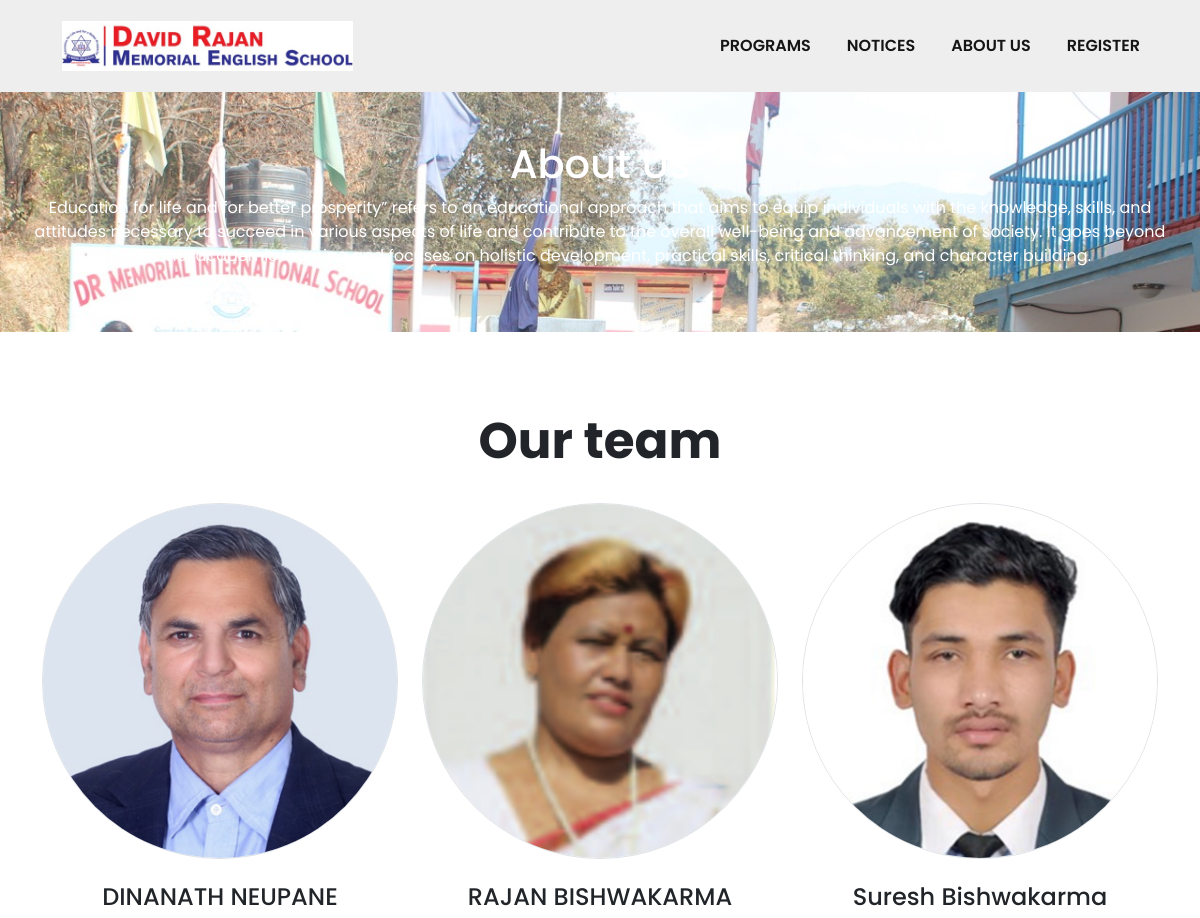
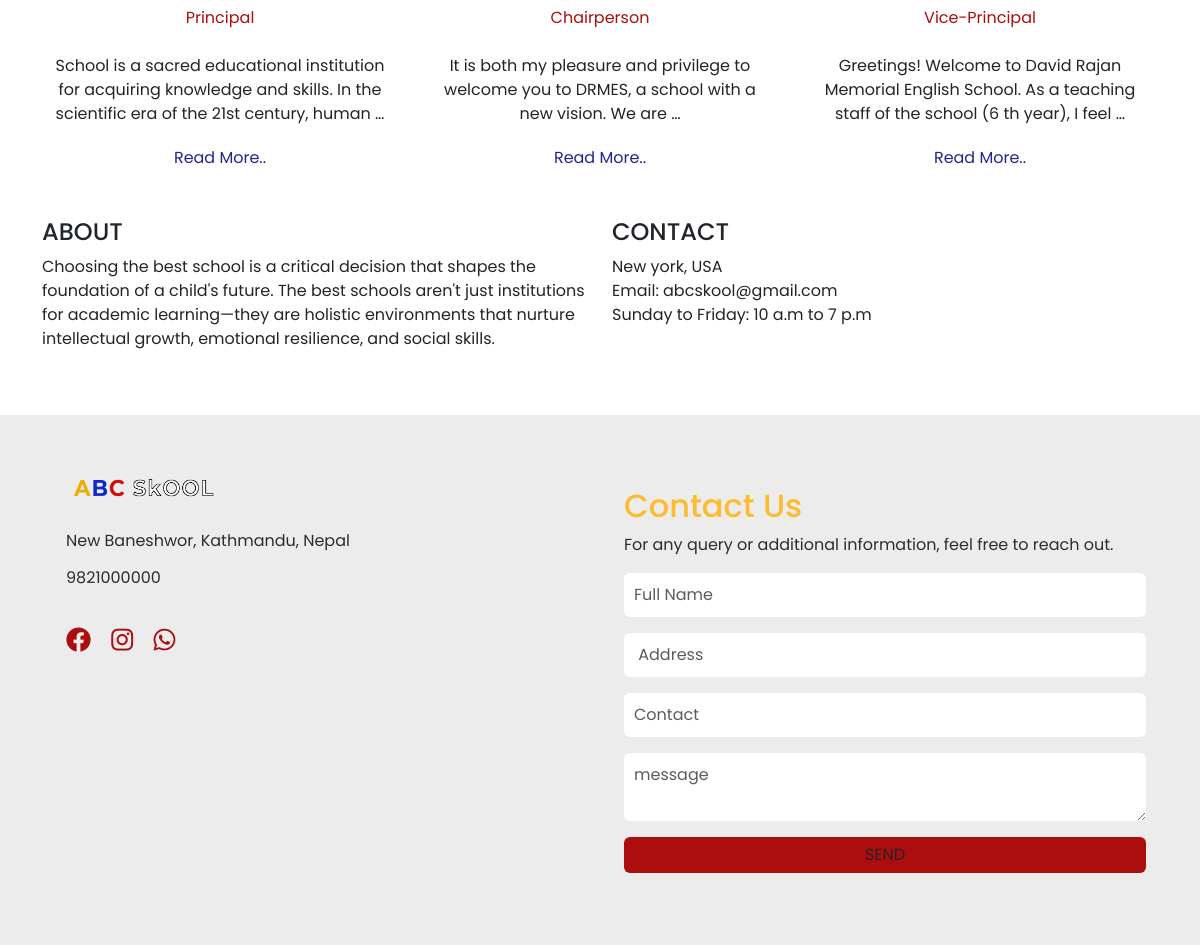
The page /about/ on the database its author committed (2 pictures, top to bottom).
### core/models.py (models this page shows, shortened)
class Academics(models.Model):
    department = models.ForeignKey(Departments, on_delete= models.CASCADE)
    name = models.CharField(blank=False, null=False, max_length=255)
    forewords = models.TextField(default="")
    image = models.ImageField(default="")

class Departments(models.Model):
    title = models.CharField(blank=True, null= True, max_length=255)
    def __str__(self):
        return self.title

### core/views.py (the view)
# urls.py: path('about/', about, name='about'), # About page
def about(request):
    team = Academics.objects.all()
    context ={
        'team': team
    }
    return render(request, 'about.html', context)

### templates/about.html (shortened to what this page needs)
{% extends 'base.html' %}
{% load static %}
{% block content %}
    <section class="about container-fluid" style="margin-top: 92px;align-items: center;">
        <div class="about-us text-center col-md-12">
            <h1>About Us</h1>
            <p>Education for life and for better prosperity” refers to an educational approach that aims to equip individuals with the knowledge, skills, and attitudes necessary to succeed in various aspects of life and contribute to the overall well-being and advancement of society. It goes beyond traditional academic learning and focuses on holistic development, practical skills, critical thinking, and character building.</p>
        </div>
    </section>
    <section id="our-team" class="mt-5">
        <div class="container">
          <div class="title text-center fs-100 fw-bold py-4">Our team</div>
            <div class="row text-center">
                {% for item in team %}
                <div class="col-md-4 teams" >
                    <div class="team-image border">
                        <img src="/media/{{item.image}}" class="team-img w-100">
                    </div>
                    <h4 class="pt-4">{{item.name}}</h4>
                    <p class="p-1 col-sec">{{item.department}}</p>
                    <p class="p-1">{{item.forewords|truncatewords:20}}</p><a href="/message/{{item.name}}" class="col-primary">Read More..</a>
                </div>
                {% endfor %}
            </div>
        </div>
        <div class="foot container mt-5 mb-5">
            <div class="row">
                <div class="col-md-6 ">
                    <h3 class="text">ABOUT</h3>
                    <p>Choosing the best school is a critical decision that shapes the foundation of a child's future. The best schools aren't just institutions for academic learning—they are holistic environments that nurture intellectual growth, emotional resilience, and social skills.</p>
                </div>
                <div class="col-md-6 ">
                    <h3 class="text">CONTACT</h3>
                    <p>New york, USA<br>
                    Email: abcskool@gmail.com<br>
                    Sunday to Friday: 10 a.m to 7 p.m<br></p>
                </div>
            </div>
        </div>
    </section>
{% endblock content %}

### static/css/styles.css (style rules this page uses)
* { margin: 0; padding: 0; box-sizing: border-box; font-family: "Poppins", serif; text-decoration: none !important; }
body { overflow-x: hidden; max-width: 100vw; }
.about { display: flex; align-items: center; justify-content: center; height: 30vh; background-image: url('/static/images/assemble.jpg'); width: 100vw; background-size: cover; }
.about-us { align-items: center; color: white; }
.col-primary { color: rgb(36, 36, 146); }
.col-sec { color: rgb(172, 13, 13); }
.text { font-size: 24px; font-weight: 500; }
.team-image { border-radius: 50%; object-fit: contain; }
.fs-100 { font-size: 50px; }
.team-img { border-radius: 50%; }

### rows shown on the page
Academics: image (picture), name "DINANATH NEUPANE", department "Principal", forewords "School is a sacred educational institution for acquiring knowledge and skills. In the scientific era of the 21st century, human …"
Academics: image (picture), name "RAJAN BISHWAKARMA", department "Chairperson", forewords "It is both my pleasure and privilege to welcome you to DRMES, a school with a new vision. We are …"
Academics: image (picture), name "Suresh Bishwakarma", department "Vice-Principal", forewords "Greetings! Welcome to David Rajan Memorial English School. As a teaching staff of the school (6 th year), I feel …"
